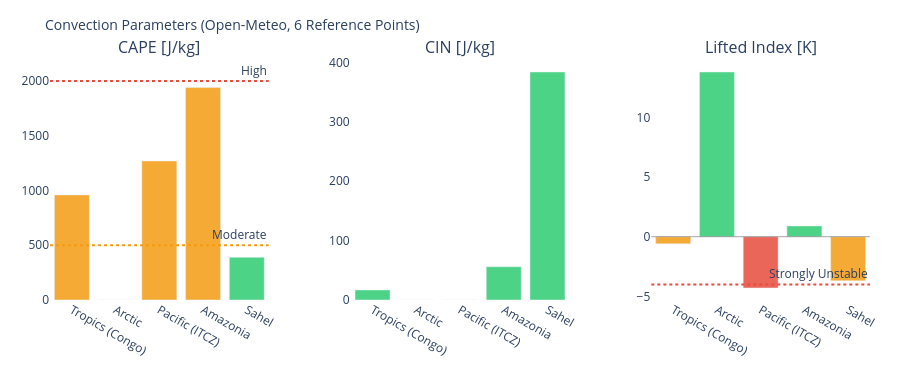

The notebook cell this image was saved under:
### Markdown cell above
---
## 3. Visualizations

### Code cell
# ============================================================
# CAPE / CIN / LIFTED INDEX – Convection potential
# ============================================================

if not df_atm.empty:
    fig = make_subplots(
        rows=1, cols=3,
        subplot_titles=['CAPE [J/kg]', 'CIN [J/kg]', 'Lifted Index [K]'],
        horizontal_spacing=0.1
    )
    pts = df_atm['point'].tolist()
    pt_colors = ['#E85D24','#185FA5','#888780','#378ADD','#639922','#F2A623']

    # CAPE – höher = mehr Gewitterpotential
    cape_vals = df_atm['cape'].fillna(0).tolist()
    cape_colors = ['#e74c3c' if v > 2000 else '#f39c12' if v > 500 else '#2ecc71'
                   for v in cape_vals]
    fig.add_trace(go.Bar(x=pts, y=cape_vals, marker_color=cape_colors,
                         opacity=0.85, showlegend=False), row=1, col=1)
    fig.add_hline(y=2000, line_dash='dot', line_color='#e74c3c',
                  annotation_text='High', row=1, col=1)
    fig.add_hline(y=500,  line_dash='dot', line_color='#f39c12',
                  annotation_text='Moderate', row=1, col=1)

    # CIN – negativer = stärker gedeckelt (weniger Auslöse)
    cin_vals = df_atm['cin'].fillna(0).tolist()
    cin_colors = ['#e74c3c' if v < -200 else '#f39c12' if v < -50 else '#2ecc71'
                  for v in cin_vals]
    fig.add_trace(go.Bar(x=pts, y=cin_vals, marker_color=cin_colors,
                         opacity=0.85, showlegend=False), row=1, col=2)

    # Lifted Index – negativ = instabil
    li_vals = df_atm['li'].fillna(0).tolist()
    li_colors = ['#e74c3c' if v < -4 else '#f39c12' if v < 0 else '#2ecc71'
                 for v in li_vals]
    fig.add_trace(go.Bar(x=pts, y=li_vals, marker_color=li_colors,
                         opacity=0.85, showlegend=False), row=1, col=3)
    fig.add_hline(y=0, line_color='gray', line_width=0.7, row=1, col=3)
    fig.add_hline(y=-4, line_dash='dot', line_color='#e74c3c',
                  annotation_text='Strongly Unstable', row=1, col=3)

    fig.update_layout(
        title=dict(text='Convection Parameters (Open-Meteo, 6 Reference Points)', font=dict(size=14)),
        height=380, plot_bgcolor='rgba(0,0,0,0)', paper_bgcolor='rgba(0,0,0,0)',
        margin=dict(l=50, r=30, t=60, b=80)
    )
    fig.update_xaxes(tickangle=30)
    fig.show()

### Figure 1 — Plotly figure (JSON) as saved in the notebook; plotly's stock layout.template omitted (floating-point values rounded to 4 significant figures)
{"data": [{"marker": {"color": ["#f39c12", "#2ecc71", "#f39c12", "#f39c12", "#2ecc71"]}, "opacity": 0.85, "showlegend": false, "type": "bar", "x": ["Tropics (Congo)", "Arctic", "Pacific (ITCZ)", "Amazonia", "Sahel"], "xaxis": "x", "y": [960.0, 0.0, 1270.0, 1940.0, 390.0], "yaxis": "y"}, {"marker": {"color": ["#2ecc71", "#2ecc71", "#2ecc71", "#2ecc71", "#2ecc71"]}, "opacity": 0.85, "showlegend": false, "type": "bar", "x": ["Tropics (Congo)", "Arctic", "Pacific (ITCZ)", "Amazonia", "Sahel"], "xaxis": "x2", "y": [17.0, 0.0, 0.0, 56.0, 384.0], "yaxis": "y2"}, {"marker": {"color": ["#f39c12", "#2ecc71", "#e74c3c", "#2ecc71", "#f39c12"]}, "opacity": 0.85, "showlegend": false, "type": "bar", "x": ["Tropics (Congo)", "Arctic", "Pacific (ITCZ)", "Amazonia", "Sahel"], "xaxis": "x3", "y": [-0.6, 13.8, -4.3, 0.9, -3.7], "yaxis": "y3"}], "layout": {"annotations": [{"font": {"size": 16}, "showarrow": false, "text": "CAPE [J/kg]", "x": 0.1333, "xanchor": "center", "xref": "paper", "y": 1.0, "yanchor": "bottom", "yref": "paper"}, {"font": {"size": 16}, "showarrow": false, "text": "CIN [J/kg]", "x": 0.5, "xanchor": "center", "xref": "paper", "y": 1.0, "yanchor": "bottom", "yref": "paper"}, {"font": {"size": 16}, "showarrow": false, "text": "Lifted Index [K]", "x": 0.8667, "xanchor": "center", "xref": "paper", "y": 1.0, "yanchor": "bottom", "yref": "paper"}, {"showarrow": false, "text": "High", "x": 1, "xanchor": "right", "xref": "x domain", "y": 2000, "yanchor": "bottom", "yref": "y"}, {"showarrow": false, "text": "Moderate", "x": 1, "xanchor": "right", "xref": "x domain", "y": 500, "yanchor": "bottom", "yref": "y"}, {"showarrow": false, "text": "Strongly Unstable", "x": 1, "xanchor": "right", "xref": "x3 domain", "y": -4, "yanchor": "bottom", "yref": "y3"}], "height": 380, "margin": {"b": 80, "l": 50, "r": 30, "t": 60}, "paper_bgcolor": "rgba(0,0,0,0)", "plot_bgcolor": "rgba(0,0,0,0)", "shapes": [{"line": {"color": "#e74c3c", "dash": "dot"}, "type": "line", "x0": 0, "x1": 1, "xref": "x domain", "y0": 2000, "y1": 2000, "yref": "y"}, {"line": {"color": "#f39c12", "dash": "dot"}, "type": "line", "x0": 0, "x1": 1, "xref": "x domain", "y0": 500, "y1": 500, "yref": "y"}, {"line": {"color": "gray", "width": 0.7}, "type": "line", "x0": 0, "x1": 1, "xref": "x3 domain", "y0": 0, "y1": 0, "yref": "y3"}, {"line": {"color": "#e74c3c", "dash": "dot"}, "type": "line", "x0": 0, "x1": 1, "xref": "x3 domain", "y0": -4, "y1": -4, "yref": "y3"}], "title": {"font": {"size": 14}, "text": "Convection Parameters (Open-Meteo, 6 Reference Points)"}, "xaxis": {"anchor": "y", "domain": [0.0, 0.2667], "tickangle": 30}, "xaxis2": {"anchor": "y2", "domain": [0.3667, 0.6333], "tickangle": 30}, "xaxis3": {"anchor": "y3", "domain": [0.7333, 1.0], "tickangle": 30}, "yaxis": {"anchor": "x", "domain": [0.0, 1.0]}, "yaxis2": {"anchor": "x2", "domain": [0.0, 1.0]}, "yaxis3": {"anchor": "x3", "domain": [0.0, 1.0]}}}
